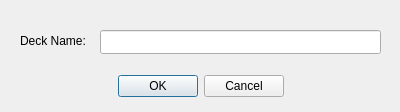
<?xml version="1.0" encoding="UTF-8"?>
<ui version="4.0">
 <class>adddeck</class>
 <widget class="QDialog" name="adddeck">
  <property name="geometry">
   <rect>
    <x>0</x>
    <y>0</y>
    <width>400</width>
    <height>112</height>
   </rect>
  </property>
  <property name="windowTitle">
   <string>Dialog</string>
  </property>
  <widget class="QDialogButtonBox" name="buttonBox">
   <property name="geometry">
    <rect>
     <x>30</x>
     <y>70</y>
     <width>341</width>
     <height>32</height>
    </rect>
   </property>
   <property name="orientation">
    <enum>Qt::Horizontal</enum>
   </property>
   <property name="standardButtons">
    <set>QDialogButtonBox::Cancel|QDialogButtonBox::Ok</set>
   </property>
   <property name="centerButtons">
    <bool>true</bool>
   </property>
  </widget>
  <widget class="QLabel" name="label_deckName">
   <property name="geometry">
    <rect>
     <x>20</x>
     <y>20</y>
     <width>101</width>
     <height>41</height>
    </rect>
   </property>
   <property name="text">
    <string>Deck Name:</string>
   </property>
  </widget>
  <widget class="QLineEdit" name="lineEdit_deck">
   <property name="geometry">
    <rect>
     <x>100</x>
     <y>30</y>
     <width>281</width>
     <height>24</height>
    </rect>
   </property>
  </widget>
 </widget>
 <resources/>
 <connections>
  <connection>
   <sender>buttonBox</sender>
   <signal>accepted()</signal>
   <receiver>adddeck</receiver>
   <slot>accept()</slot>
   <hints>
    <hint type="sourcelabel">
     <x>248</x>
     <y>254</y>
    </hint>
    <hint type="destinationlabel">
     <x>157</x>
     <y>274</y>
    </hint>
   </hints>
  </connection>
  <connection>
   <sender>buttonBox</sender>
   <signal>rejected()</signal>
   <receiver>adddeck</receiver>
   <slot>reject()</slot>
   <hints>
    <hint type="sourcelabel">
     <x>316</x>
     <y>260</y>
    </hint>
    <hint type="destinationlabel">
     <x>286</x>
     <y>274</y>
    </hint>
   </hints>
  </connection>
 </connections>
</ui>
